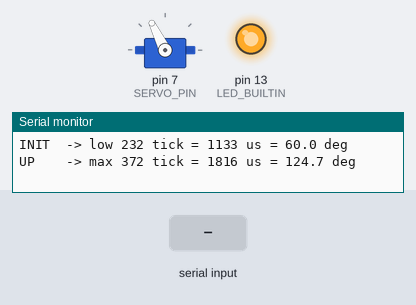
The sketch below on a simulated Arduino Uno, built with avr-gcc and run on an emulated ATmega328P. On the bench: servo, output pins drawn as LEDs (lit = HIGH), the last lines printed to the serial monitor. The inputs (shaded band) are chosen by the test bench.

Above: at 1.2 s.
1.3 s: "m90\n" received over Serial
At 2.1 s:
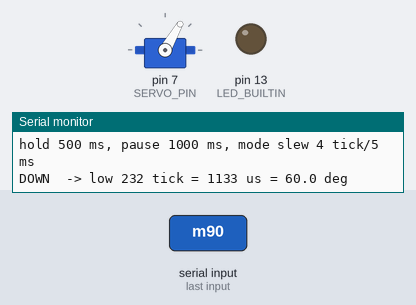
4.3 s: "t\n" received over Serial
At 5.2 s:
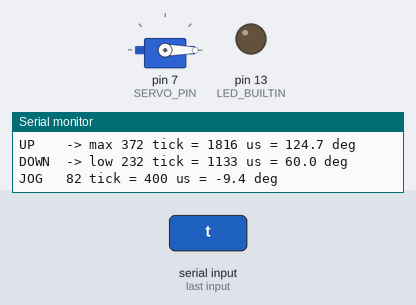
Timing chart, 0 to 7.3 s (numbered marks = the images above; inputs shaded):
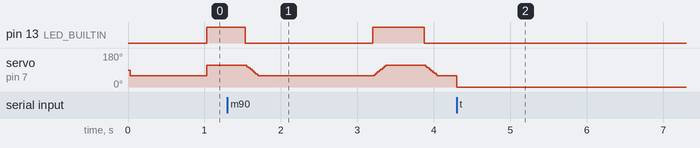

Measured:
- after the input at 4.3 s, pin 13 (LED_BUILTIN): stops changing and stays LOW

The sketch:

uno_servo_sweep.ino
```cpp
/**
 * 촉각 장치 서보 캘리브레이션 — Arduino Uno 스윕 스케치
 *
 * 서보 1개를 D7에 직접 연결해 핀의 "최저점(멀리 있는 출력) → 최대 → 다시 최저 → 쉼"을 반복한다.
 * 속도 측정(스마트폰 슬로모션)과 채널별 home/max tick 찾기용. 값은 PCA9685와 같은 tick 단위다.
 *
 *   1 tick = 4.8828125 µs (50 Hz, 4096분할)        SG90 명목: 500 µs = 0도, 2400 µs = 180도
 *   기본: 시작 232 tick ≈ 60도(1133 µs), 범위 140 tick(684 µs ≈ 64.8도 ≈ 9.0 mm) → 끝 372 tick ≈ 124.7도
 *   핀 이동량: 피니언 피치원 16.00 mm 기준 1도 = 0.1396 mm
 *
 * 배선
 *   서보 신호(주황/노랑) → D7
 *   서보 전원(빨강)      → 외부 5 V (스텝다운)   ※ Uno 5V 핀은 서보가 걸리면 전류가 모자랄 수 있다
 *   서보 GND(갈색)       → 외부 전원 GND와 Uno GND를 반드시 함께 연결 (공통 GND)
 *
 * 동작 (기본)
 *   시작 → 최저점으로 이동, 1 s 대기 → 반복 { 최대로 이동 → 유지 → 최저로 이동 → 유지 → 쉼 1 s }
 *   D13 LED: 최대로 보내는 순간 켜지고, 최저로 보내는 순간 꺼진다 — 슬로모션 영상에서 명령 시각 기준으로 쓴다.
 *   기본 이동 방식은 "점프": 목표 펄스를 한 번에 보내고 서보가 자기 속도로 간다(실제 속도 측정용).
 *
 * 시리얼 (115200 baud, 줄 끝 아무거나) — 바뀐 값은 다음 동작부터 적용
 *   ?        도움말과 현재 설정
 *   s N      시작(최저점) tick            w N   범위 tick          h N   이동 후 유지 ms
 *   p N      한 주기 끝 쉬는 시간 ms      m 0   점프(서보 자기 속도)  m 1   슬루(펌웨어와 같은 5 ms당 4 tick)
 *   t N      N tick으로 가서 멈춤(조그)    +  -  조그 ±5 tick        r     자동 스윕 다시 시작
 *   x        스윕 멈춤(현재 위치 유지)
 *
 * 안전: 모든 명령은 펌웨어와 같은 절대 한계 82~533 tick(400~2600 µs)으로 제한된다.
 * 빌드/업로드: tools/upload_uno_sweep.sh   (FQBN arduino:avr:uno, Servo 라이브러리는 코어에 포함)
 */

#include <Servo.h>

static const uint8_t  SERVO_PIN     = 7;
static const uint16_t HARD_MIN_TICK = 82;    //  400 µs — 펌웨어 TICK_HARD_MIN과 같음
static const uint16_t HARD_MAX_TICK = 533;   // 2600 µs — 펌웨어 TICK_HARD_MAX와 같음
static const uint16_t SLEW_TICKS    = 4;     // 슬루 모드: 5 ms마다 4 tick (= 펌웨어 SLEW_TICKS_PER_UPDATE)
static const uint16_t SLEW_MS       = 5;
static const uint16_t INIT_HOLD_MS  = 1000;  // 시작 직후 최저점에서 기다리는 시간
static const uint16_t JOG_STEP      = 5;

// 설정 (시리얼로 바꿀 수 있음)
uint16_t startTick = 232;   // 60도: 500 + 60/180*1900 = 1133 µs = 232 tick
uint16_t spanTicks = 140;   // 2026-10-04 결정: 0.2 s 끝→끝 기준으로 140 tick
uint16_t holdMs    = 500;   // 이동 명령 뒤 유지 시간. 0.2 s 끝→끝 시험은 h 200
uint16_t pauseMs   = 1000;  // 한 주기 끝 쉼
bool     slewMode  = false;

Servo servo;
uint16_t curTick;           // 지금 명령 중인 위치
uint16_t tgtTick;           // 목표
uint32_t lastSlewMs = 0;

enum Phase : uint8_t { P_INIT, P_UP, P_DOWN, P_REST, P_STOP };
Phase    phase = P_INIT;
bool     armed = false;     // 목표에 도착해 유지 시간 재는 중
uint32_t armedAt = 0;
uint32_t cycle = 0;

char   lineBuf[24];
uint8_t lineLen = 0;

static uint16_t clampTick(long t) {
  if (t < HARD_MIN_TICK) return HARD_MIN_TICK;
  if (t > HARD_MAX_TICK) return HARD_MAX_TICK;
  return (uint16_t)t;
}
static uint16_t tickToUs(uint16_t t) { return (uint16_t)(((uint32_t)t * 625UL + 64UL) / 128UL); }
static float    tickToDeg(uint16_t t) { return ((float)t * 4.8828125f - 500.0f) / 1900.0f * 180.0f; }
static uint16_t highTick() { return clampTick((long)startTick + spanTicks); }
static uint16_t lowTick()  { return clampTick(startTick); }

static void writeTick(uint16_t t) { servo.writeMicroseconds(tickToUs(t)); }

static void setTarget(uint16_t t) {
  tgtTick = clampTick(t);
  armed = false;
  if (!slewMode) {           // 점프: 한 번에 보낸다
    curTick = tgtTick;
    writeTick(curTick);
  }
}

static void printTick(uint16_t t) {
  Serial.print(t); Serial.print(F(" tick = ")); Serial.print(tickToUs(t));
  Serial.print(F(" us = ")); Serial.print(tickToDeg(t), 1); Serial.print(F(" deg"));
}

static void printSettings() {
  Serial.print(F("start ")); printTick(lowTick()); Serial.println();
  Serial.print(F("max   ")); printTick(highTick()); Serial.println();
  const uint16_t span = highTick() - lowTick();
  Serial.print(F("span  ")); Serial.print(span); Serial.print(F(" tick = "));
  Serial.print((float)span * 4.8828125f, 0); Serial.print(F(" us = "));
  Serial.print((float)span / 2.1619f, 1); Serial.print(F(" deg = "));
  Serial.print((float)span / 2.1619f * 0.139626f, 1); Serial.println(F(" mm (16 mm pinion)"));
  Serial.print(F("hold ")); Serial.print(holdMs); Serial.print(F(" ms, pause ")); Serial.print(pauseMs);
  Serial.print(F(" ms, mode ")); Serial.println(slewMode ? F("slew 4 tick/5 ms") : F("jump (servo's own speed)"));
}

static void printHelp() {
  Serial.println(F("--- uno_servo_sweep (D7) ---"));
  printSettings();
  Serial.println(F("s N start tick | w N span tick | h N hold ms | p N pause ms | m 0 jump / m 1 slew"));
  Serial.println(F("t N go to tick and stop | + - jog 5 tick | r resume sweep | x stop | ? help"));
}

static void enter(Phase p) {
  phase = p;
  armed = false;
  switch (p) {
    case P_INIT:
      setTarget(lowTick());
      Serial.print(F("INIT  -> low ")); printTick(tgtTick); Serial.println();
      break;
    case P_UP:
      digitalWrite(LED_BUILTIN, HIGH);        // 명령 시각 표시: 최대로 보냄
      setTarget(highTick());                  // 서보 명령을 LED 바로 뒤에, 출력은 그 다음
      Serial.print(F("UP    -> max ")); printTick(tgtTick); Serial.println();
      break;
    case P_DOWN:
      digitalWrite(LED_BUILTIN, LOW);         // 명령 시각 표시: 최저로 보냄
      setTarget(lowTick());
      Serial.print(F("DOWN  -> low ")); printTick(tgtTick); Serial.println();
      break;
    case P_REST:
      cycle++;
      Serial.print(F("REST  cycle ")); Serial.print(cycle); Serial.print(F(", ")); Serial.print(pauseMs); Serial.println(F(" ms"));
      armed = true; armedAt = millis();       // 쉼은 도착 여부와 무관하게 바로 센다
      break;
    case P_STOP:
      Serial.print(F("STOP  at ")); printTick(curTick); Serial.println();
      break;
  }
}

static void jogTo(long t) {
  const bool wasSlew = slewMode;
  slewMode = false;                           // 조그는 항상 즉시
  setTarget(clampTick(t));
  slewMode = wasSlew;
  phase = P_STOP;
  Serial.print(F("JOG   ")); printTick(curTick); Serial.println();
}

static void handleLine(char* s) {
  while (*s == ' ') s++;
  const char c = *s;
  if (c == 0) return;
  long n = atol(s + 1);
  switch (c) {
    case '?': printHelp(); break;
    case 's': startTick = clampTick(n); printSettings(); break;
    case 'w': if (n >= 2 && n <= 450) spanTicks = (uint16_t)n; printSettings(); break;
    case 'h': if (n >= 20 && n <= 5000) holdMs = (uint16_t)n; printSettings(); break;
    case 'p': if (n >= 0 && n <= 20000) pauseMs = (uint16_t)n; printSettings(); break;
    case 'm': slewMode = (n != 0); printSettings(); break;
    case 't': jogTo(n); break;
    case '+': jogTo((long)curTick + JOG_STEP); break;
    case '-': jogTo((long)curTick - JOG_STEP); break;
    case 'r': cycle = 0; enter(P_INIT); break;
    case 'x': enter(P_STOP); break;
    default: Serial.print(F("? unknown: ")); Serial.println(s); break;
  }
}

static void pollSerial() {
  while (Serial.available() > 0) {
    const char ch = (char)Serial.read();
    if (ch == '\n' || ch == '\r') {
      if (lineLen > 0) { lineBuf[lineLen] = 0; handleLine(lineBuf); lineLen = 0; }
    } else if (lineLen < sizeof(lineBuf) - 1) {
      lineBuf[lineLen++] = ch;
    } else {
      lineLen = 0;                            // 너무 긴 줄은 버린다
    }
  }
}

void setup() {
  pinMode(LED_BUILTIN, OUTPUT);
  digitalWrite(LED_BUILTIN, LOW);
  Serial.begin(115200);
  servo.attach(SERVO_PIN, 400, 2600);         // 펄스 한계를 펌웨어 하드 한계와 같게 (라이브러리 기본은 544~2400)
  curTick = tgtTick = lowTick();
  printHelp();
  enter(P_INIT);
}

void loop() {
  pollSerial();
  const uint32_t now = millis();

  // 슬루 모드: 5 ms마다 4 tick씩 목표로
  if (curTick != tgtTick && slewMode && (now - lastSlewMs) >= SLEW_MS) {
    lastSlewMs = now;
    const int32_t d = (int32_t)tgtTick - (int32_t)curTick;
    curTick = (uint16_t)((int32_t)curTick + (d > (int32_t)SLEW_TICKS ? SLEW_TICKS : (d < -(int32_t)SLEW_TICKS ? -(int32_t)SLEW_TICKS : d)));
    writeTick(curTick);
  }

  if (phase == P_STOP) return;

  // 목표에 도착하면 유지 시간을 센다 (점프 모드는 명령 즉시 "도착"으로 본다)
  if (!armed && curTick == tgtTick) { armed = true; armedAt = now; }
  if (!armed) return;

  const uint32_t waitMs = (phase == P_INIT) ? INIT_HOLD_MS : (phase == P_REST ? pauseMs : holdMs);
  if ((now - armedAt) < waitMs) return;

  switch (phase) {
    case P_INIT: enter(P_UP);   break;
    case P_UP:   enter(P_DOWN); break;
    case P_DOWN: enter(P_REST); break;
    case P_REST: enter(P_UP);   break;
    default: break;
  }
}
```
